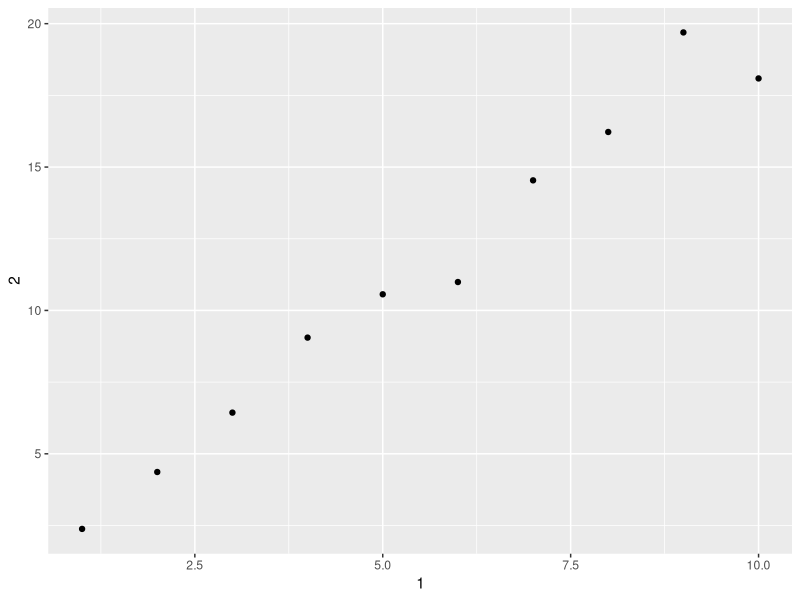

Write R code to recreate this figure.
## ---- chunk 1
# load in required package
library(tidyverse)
## ---- chunk 2
# an object is a data frame
head(mtcars)

# an object is a tibble
as.tibble(mtcars)

## ---- chunk 3
# operate on a data.frame
df <- data.frame(abc = 1, xyz = "a")
df$x
df[, "xyz"]
df[, c("abc", "xyz")]
## ---- chunk 4
# operate on a 'tibble'
tb <- tibble(abc=1,xyz='a')
tb$x # this would generate a warning message since the column named 'x' doen't exist
tb[['xyz']]
tb %>% select('abc','xyz')
## ---- chunk 5
annoying <- tibble(
  `1` = 1:10,
  `2` = `1` * 2 + rnorm(length(`1`))
)
## ---- chunk 6
annoying$`1`
## ---- chunk 7
ggplot(annoying, aes(x = `1`, y = `2`)) + geom_point()
## ---- chunk 8
annoying <- annoying %>% add_column(`3`=annoying$`2`/annoying$`1`)
annoying
## ---- chunk 9
annoying <- annoying %>% rename('one'=`1`,'two'=`2`,'three'=`3`)
annoying
## ---- chunk 10
# two examples
enframe(1:3)

item <- c(a=3,b=5)
enframe(item)
